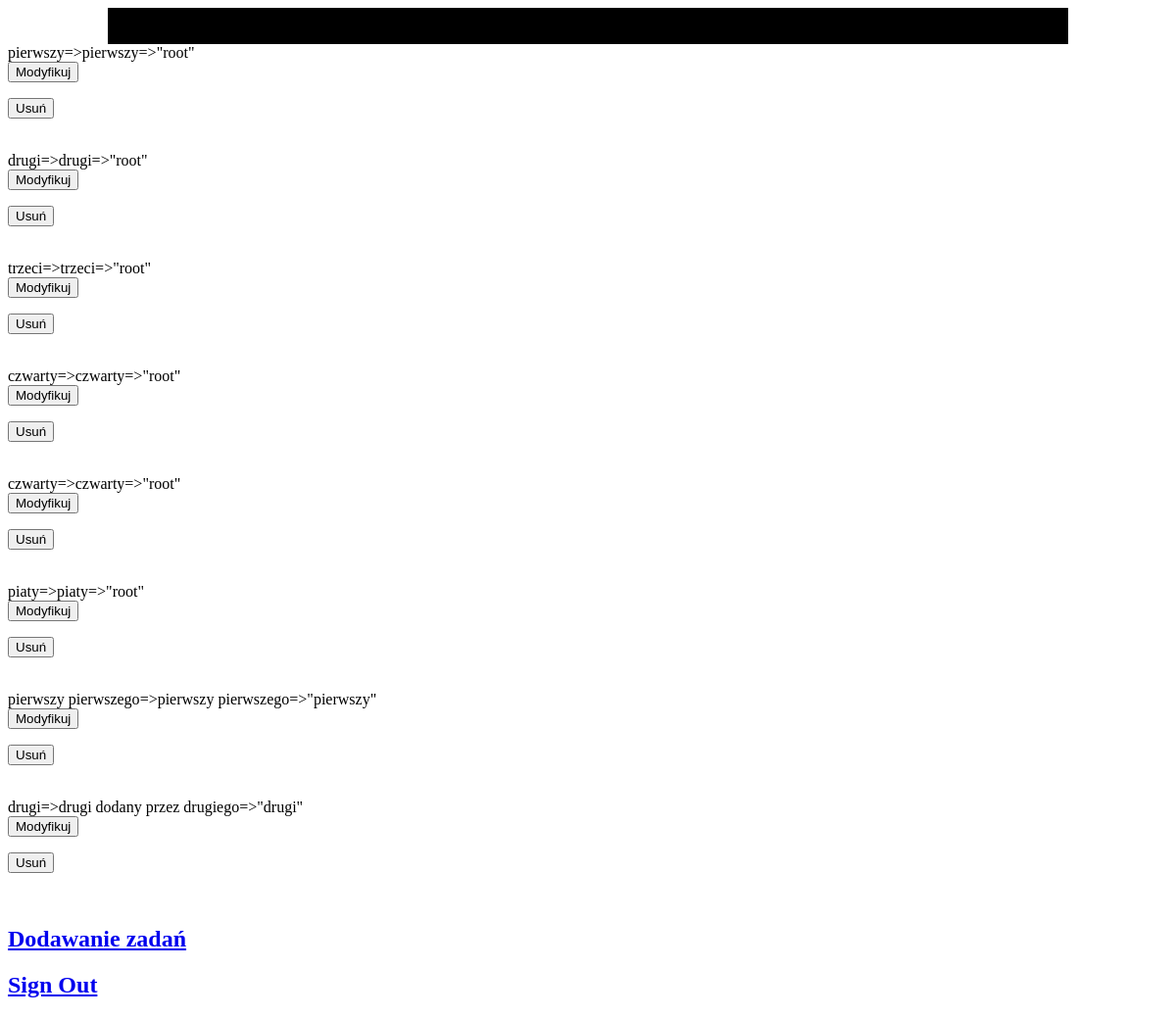
The page /welcome.php (signed in) on the database its author committed.
### tables this page shows
CREATE TABLE `zadania` (
  `id` int(11) NOT NULL,
  `tytul` varchar(50) NOT NULL,
  `opis` varchar(200) NOT NULL,
  `user` int(11) NOT NULL
);

### session.php (called while the page is built, shortened)
<?php
   include('config.php');
   $user_check = $_SESSION['login_user'];
   $ses_sql = mysqli_query($db,"select user from users where user = '$user_check' ");
   $row = mysqli_fetch_array($ses_sql,MYSQLI_ASSOC);
   $login_session = $row['user'];
?>

### welcome.php (the view, shortened to what this page needs)
<?php
   include('session.php');
   $sql = "SELECT * FROM `users` ";
   $result = mysqli_query($db,$sql);
   $username_array = array();
while($row = mysqli_fetch_array($result)){
  $username_array[] = "\"".$row['user']."\"";
}
$keyUser = array_keys($username_array,"\"".$login_session."\"");
$sql2 = "SELECT * FROM `zadania` ";
$result2 = mysqli_query($db,$sql2);
?>
<html>
   <head>
      <link rel="stylesheet" type="text/css" href="style.css">
   </head>
   <body>
      <h1 class = "container">Welcome <?php echo $login_session; ?></h1>
      <?php
      while($row3 = mysqli_fetch_assoc($result2)){
         if ($keyUser[0] == 0) {
         echo $row3["tytul"] .'=>';
         echo $row3["opis"]. '=>';
         echo $username_array[$row3["user"]-1];
         echo '<form action="modify.php" method="post"><button type="submit" name="edytuj" value='.$row3["id"].' class="btn-link">Modyfikuj</button></form>';
         echo '<form action="delete.php" method="post"><button type="submit" name="usun" value='.$row3["id"].' class="btn-link">Usuń</button></form>';
         echo '<br/>';
         }
      }
      ?>
      <h2><a href = "dodajzadanie.php">Dodawanie zadań</a></h2>
      <h2><a href = "logout.php">Sign Out</a></h2>
   </body>
</html>

### style.css (style rules this page uses)
.container { margin: 0 auto; background: #f2f2f2; box-sizing: border-box; }
@media screen and (min-width: 1024px) { .container { width: 980px; background: black; padding: 0 15px; } }

### rows shown on the page
zadania: tytul "pierwszy", opis "pierwszy", user "\"root\"", $row3["id"] 1 (drawn)
zadania: tytul "drugi", opis "drugi", user "\"root\"", $row3["id"] 2 (drawn)
zadania: tytul "trzeci", opis "trzeci", user "\"root\"", $row3["id"] 3 (drawn)
zadania: tytul "czwarty", opis "czwarty", user "\"root\"", $row3["id"] 4 (drawn)
zadania: tytul "czwarty", opis "czwarty", user "\"root\"", $row3["id"] 5 (drawn)
zadania: tytul "piaty", opis "piaty", user "\"root\"", $row3["id"] 7 (drawn)
zadania: tytul "pierwszy pierwszego", opis "pierwszy pierwszego", user "\"pierwszy\"", $row3["id"] 8 (drawn)
zadania: tytul "drugi", opis "drugi dodany przez drugiego", user "\"drugi\"", $row3["id"] 9 (drawn)
